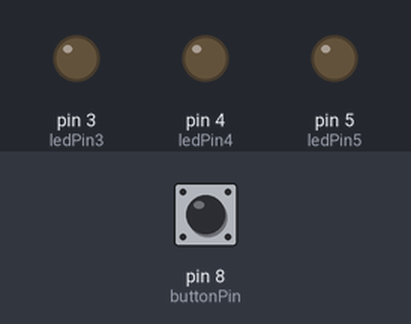
Simulated run of this sketch. Board: Arduino Uno, built with avr-gcc and run on an emulated ATmega328P. Parts: output pins drawn as LEDs (lit = HIGH). The inputs (shaded band) are chosen by the test bench; at power-on: pin 8 (buttonPin) HIGH.

Above: at 1.2 s.
1.3 s: pin 8 (buttonPin) pulled LOW for 0.15 s
At 2.4 s:
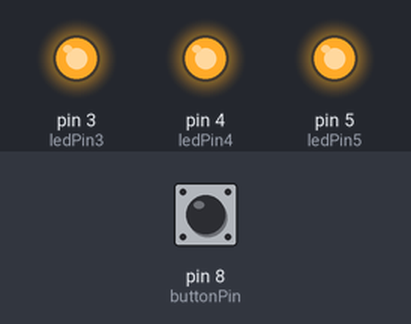
2.9 s: pin 8 (buttonPin) pulled LOW for 1 s
At 4.9 s:
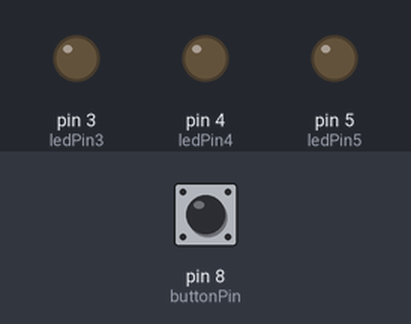
5.4 s: pin 8 (buttonPin) pulled LOW for 3.2 s
At 9.6 s:
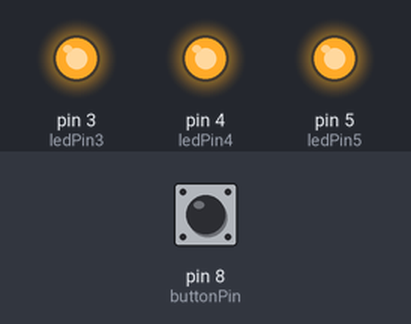
Timing chart, 0 to 11.1 s (numbered marks = the images above; inputs shaded):
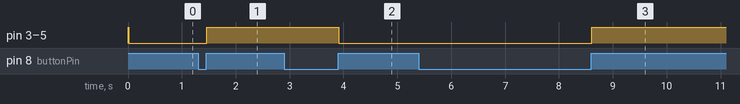

Measured:
- after the input at 1.3 s, pin 3 (ledPin3), pin 4 (ledPin4), pin 5 (ledPin5): LOW → HIGH after 0.16 s
- after the input at 2.9 s, pin 3 (ledPin3), pin 4 (ledPin4), pin 5 (ledPin5): HIGH → LOW after 1.0 s
- after the input at 5.4 s, pin 3 (ledPin3), pin 4 (ledPin4), pin 5 (ledPin5): LOW → HIGH after 3.2 s

The sketch:

debounce.ino
```cpp
const int buttonPin = 8;
const int ledPin4 = 4;
const int ledPin5 = 5;
const int ledPin3 = 3;
int ledState = HIGH;
int buttonState;
int lastButtonState = HIGH;
unsigned long lastDebounceTime = 0;
unsigned long debounceDelay = 10;
void setup() {
  pinMode(buttonPin, INPUT_PULLUP);
  pinMode(ledPin4, OUTPUT);
  pinMode(ledPin5, OUTPUT);
  pinMode(ledPin3, OUTPUT);
  digitalWrite(ledPin4, ledState);
  digitalWrite(ledPin5, ledState);
  digitalWrite(ledPin3, ledState);
}

void loop() {
  int reading = digitalRead(buttonPin);
  if (reading != lastButtonState) {
    lastDebounceTime = millis();
  }

  if ((millis() - lastDebounceTime) > debounceDelay) {
    if (reading != buttonState) {
      buttonState = reading;
      if (buttonState == HIGH) {
        ledState = !ledState;
      }
    }
  }
  digitalWrite(ledPin4, ledState);
  digitalWrite(ledPin5, ledState);
  digitalWrite(ledPin3, ledState);
  lastButtonState = reading;
}
```
